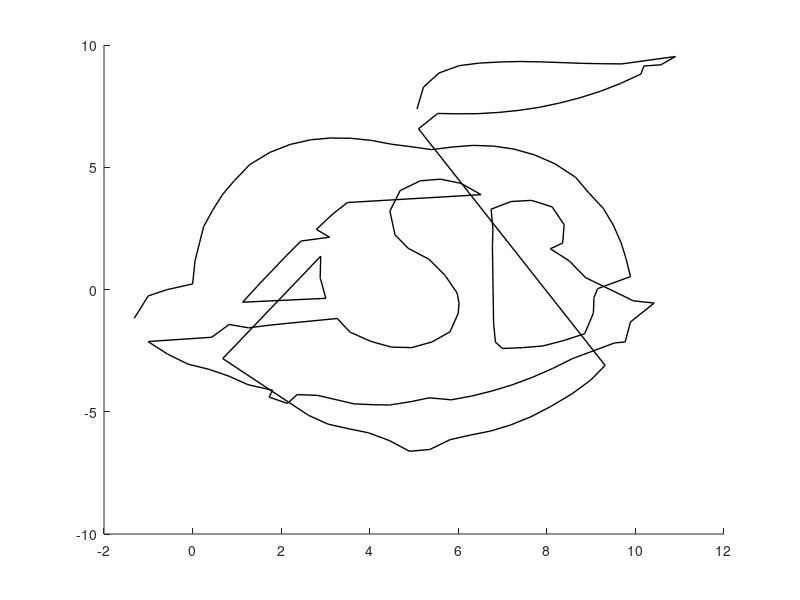

MATLAB code for this plot: (Note: this script raises an error after producing the figure.)
%% script_3

% %read in data
% data = csvread('data/outline.csv');
% %remove missing data 
% data(data = -999) = NaN;
% %plot data
% hold on
% plot(data(:,1), data(:,2), 'k-', 'LineWidth',3);
% plot(data(:,3), data(:,4), 'k-', 'LineWidth',3);

%% This section has the fixed code if you are struggling to debug!

% %read in data
% data = csvread('outline.csv');
% %remove missing data 
% data(data == -999) = NaN; %correct use of "=="
% %plot data
% hold on
% plot(data(:,1), data(:,2), 'k-', 'LineWidth',3);
% plot(data(:,3), data(:,4), 'k-', 'LineWidth',3);

%% SOLUTION: Breakout 2

%read in data
data = csvread('outline.csv');
%remove missing data 
data(data == -999) = NaN;
%plot data
hold on
plot(data(:,1), data(:,2), 'k-', 'LineWidth',1); % change linewidth to 1
plot(data(:,3), data(:,4), 'k-', 'LineWidth',1); % change linewidth to 1

